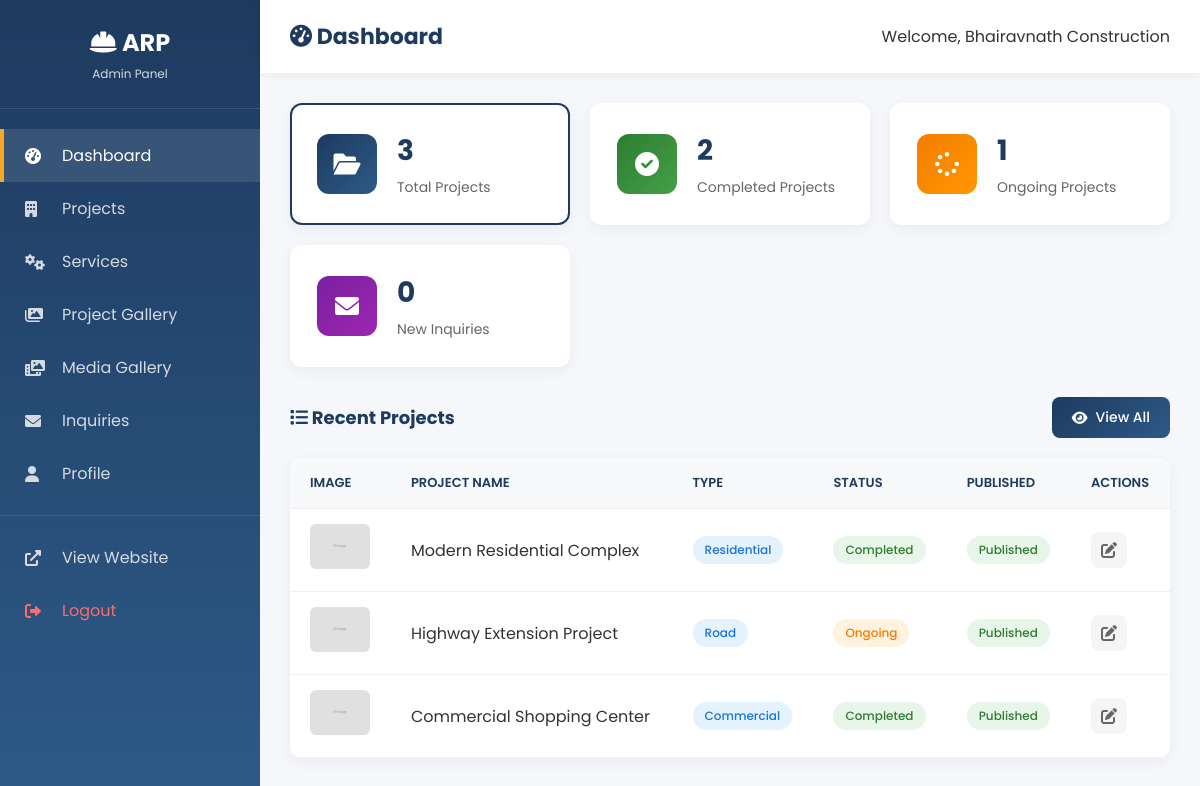
The page /admin/index.php (signed in) on the database its author committed.
### tables this page shows
CREATE TABLE IF NOT EXISTS projects (
    id INT AUTO_INCREMENT PRIMARY KEY,
    name VARCHAR(255) NOT NULL,
    project_type ENUM('Road', 'Residential', 'Commercial', 'Infrastructure') NOT NULL,
    location VARCHAR(255),
    duration VARCHAR(100),
    budget VARCHAR(100),
    description TEXT,
    status ENUM('Completed', 'Ongoing') DEFAULT 'Ongoing',
    is_published TINYINT(1) DEFAULT 1,
    created_at TIMESTAMP DEFAULT CURRENT_TIMESTAMP,
    updated_at TIMESTAMP DEFAULT CURRENT_TIMESTAMP ON UPDATE CURRENT_TIMESTAMP
);

### include/config.php (called while the page is built, shortened)
<?php
$is_replit = getenv('DATABASE_URL') !== false;
if ($is_replit) {
    $database_url = getenv('DATABASE_URL');
    $db_parts = parse_url($database_url);
    $db_host = $db_parts['host'];
    $db_port = $db_parts['port'] ?? 5432;
    $db_user = $db_parts['user'];
    $db_pass = $db_parts['pass'];
    $db_name = ltrim($db_parts['path'], '/');
    try {
        $pdo = new PDO(
            "pgsql:host=$db_host;port=$db_port;dbname=$db_name",
            $db_user,
            $db_pass,
            [PDO::ATTR_ERRMODE => PDO::ERRMODE_EXCEPTION]
        );
        $use_pdo = true;
        $con = null;
    } catch (PDOException $e) {
        $use_pdo = false;
        $con = null;
        $pdo = null;
    }
} else {
    $db_host = "localhost";
    $db_user = "root";
    $db_pass = "";
    $db_name = "bhairavnath_construction";
    $con = @mysqli_connect($db_host, $db_user, $db_pass, $db_name);
    $use_pdo = false;
    $pdo = null;
    if ($con) {
        mysqli_set_charset($con, "utf8mb4");
    }
}
function db_query($query) {
    global $con, $pdo, $use_pdo;
    if ($use_pdo) {
        try {
            return $pdo->query($query);
        } catch (PDOException $e) {
            return false;
        }
    } elseif ($con) {
        return mysqli_query($con, $query);
    }
    return false;
}
function db_fetch($result) {
    global $use_pdo;
    if ($use_pdo) {
        return $result->fetch(PDO::FETCH_ASSOC);
    } else {
        return mysqli_fetch_assoc($result);
    }
}
function getProjectCount($status = null) {
    if ($status) {
        $result = db_query("SELECT COUNT(*) as count FROM projects WHERE status = '$status'");
    } else {
        $result = db_query("SELECT COUNT(*) as count FROM projects");
    }
    $row = db_fetch($result);
    return $row['count'] ?? 0;
}
function getUnreadInquiries() {
    $result = db_query("SELECT COUNT(*) as count FROM inquiries WHERE is_read = 0");
    $row = db_fetch($result);
    return $row['count'] ?? 0;
}
?>

### admin/index.php (the view, shortened to what this page needs)
<?php
require_once '../include/config.php';
$total_projects = getProjectCount();
$completed_projects = getProjectCount('Completed');
$ongoing_projects = getProjectCount('Ongoing');
$unread_inquiries = getUnreadInquiries();
$filter = isset($_GET['filter']) ? $_GET['filter'] : 'all';
?>
<!DOCTYPE html>
<html lang="en">
<head>
    <link href="https://cdnjs.cloudflare.com/ajax/libs/font-awesome/6.0.0/css/all.min.css" rel="stylesheet">
    <link href="style.css" rel="stylesheet">
</head>
<body>
    <div class="admin-wrapper">
        <?php include 'sidebar.php'; ?>
        <main class="main-content">
            <header class="top-header">
                <h1><i class="fas fa-tachometer-alt"></i> Dashboard</h1>
                <div class="header-right">
                    <span>Welcome, <?php echo $_SESSION['admin_name'] ?? 'Admin'; ?></span>
                </div>
            </header>
            <div class="dashboard-content">
                <div class="stats-grid">
                    <a href="?filter=all" class="stat-card <?php echo $filter == 'all' ? 'active' : ''; ?>">
                        <div class="stat-icon"><i class="fas fa-folder-open"></i></div>
                        <div class="stat-info">
                            <h3><?php echo $total_projects; ?></h3>
                            <p>Total Projects</p>
                        </div>
                    </a>
                    <a href="?filter=Completed" class="stat-card completed <?php echo $filter == 'Completed' ? 'active' : ''; ?>">
                        <div class="stat-icon"><i class="fas fa-check-circle"></i></div>
                        <div class="stat-info">
                            <h3><?php echo $completed_projects; ?></h3>
                            <p>Completed Projects</p>
                        </div>
                    </a>
                    <a href="?filter=Ongoing" class="stat-card ongoing <?php echo $filter == 'Ongoing' ? 'active' : ''; ?>">
                        <div class="stat-icon"><i class="fas fa-spinner"></i></div>
                        <div class="stat-info">
                            <h3><?php echo $ongoing_projects; ?></h3>
                            <p>Ongoing Projects</p>
                        </div>
                    </a>
                    <a href="inquiries.php" class="stat-card inquiries">
                        <div class="stat-icon"><i class="fas fa-envelope"></i></div>
                        <div class="stat-info">
                            <h3><?php echo $unread_inquiries; ?></h3>
                            <p>New Inquiries</p>
                        </div>
                    </a>
                </div>
                <div class="section-header">
                    <h2><i class="fas fa-list"></i> Recent Projects</h2>
                    <a href="projects.php" class="btn btn-primary">
                        <i class="fas fa-eye"></i> View All
                    </a>
                </div>
                <div class="table-responsive">
                    <table class="data-table">
                        <thead>
                            <tr>
                                <th>Image</th>
                                <th>Project Name</th>
                                <th>Type</th>
                                <th>Status</th>
                                <th>Published</th>
                                <th>Actions</th>
                            </tr>
                        </thead>
                        <tbody>
                            <?php
                            $where = "";
                            $query = "SELECT p.*, (SELECT image_path FROM project_images WHERE project_id = p.id LIMIT 1) as image
                                      FROM projects p $where ORDER BY created_at DESC LIMIT 5";
                            $result = db_query($query);
                            while ($row = db_fetch($result)):
                            ?>
                            <tr>
                                <td>
                                    <img src="<?php echo $row['image'] ?: '../assets/images/placeholder.svg'; ?>"
                                         alt="Project" class="table-img">
                                </td>
                                <td><?php echo $row['name']; ?></td>
                                <td><span class="badge badge-info"><?php echo $row['project_type']; ?></span></td>
                                <td>
                                    <span class="badge <?php echo $row['status'] == 'Completed' ? 'badge-success' : 'badge-warning'; ?>">
                                        <?php echo $row['status']; ?>
                                    </span>
                                </td>
                                <td>
                                    <span class="badge <?php echo $row['is_published'] ? 'badge-success' : 'badge-secondary'; ?>">
                                        <?php echo $row['is_published'] ? 'Published' : 'Draft'; ?>
                                    </span>
                                </td>
                                <td>
                                    <a href="project-form.php?id=<?php echo $row['id']; ?>" class="btn-icon" title="Edit">
                                        <i class="fas fa-edit"></i>
                                    </a>
                                </td>
                            </tr>
                            <?php
                            endwhile;
                            ?>
                        </tbody>
                    </table>
                </div>
            </div>
        </main>
    </div>
</body>
</html>

### admin/style.css (style rules this page uses)
* { margin: 0; padding: 0; box-sizing: border-box; }
body { font-family: 'Poppins', sans-serif; background: #f5f7fa; color: #333; }
.admin-wrapper { display: flex; min-height: 100vh; }
.main-content { flex: 1; margin-left: 260px; padding: 0; }
.top-header { background: white; padding: 20px 30px; display: flex; justify-content: space-between; align-items: center; box-shadow: 0 2px 10px rgba(0,0,0,0.05); position: sticky; top: 0; z-index: 100; }
.top-header h1 { font-size: 22px; color: #1e3a5f; }
.header-right { display: flex; align-items: center; gap: 20px; }
.dashboard-content { padding: 30px; }
.stats-grid { display: grid; grid-template-columns: repeat(auto-fit, minmax(240px, 1fr)); gap: 20px; margin-bottom: 30px; }
.stat-card { background: white; padding: 25px; border-radius: 12px; display: flex; align-items: center; gap: 20px; box-shadow: 0 4px 15px rgba(0,0,0,0.05); text-decoration: none; color: inherit; transition: transform 0.3s, box-shadow 0.3s; border: 2px solid transparent; }
.stat-card.active { border-color: #1e3a5f; }
.stat-icon { width: 60px; height: 60px; border-radius: 12px; display: flex; align-items: center; justify-content: center; font-size: 24px; background: linear-gradient(135deg, #1e3a5f 0%, #2d5a87 100%); color: white; }
.stat-card.completed .stat-icon { background: linear-gradient(135deg, #2e7d32 0%, #43a047 100%); }
.stat-card.ongoing .stat-icon { background: linear-gradient(135deg, #f57c00 0%, #ff9800 100%); }
.stat-card.inquiries .stat-icon { background: linear-gradient(135deg, #7b1fa2 0%, #9c27b0 100%); }
.stat-info h3 { font-size: 28px; color: #1e3a5f; margin-bottom: 5px; }
.stat-info p { color: #666; font-size: 14px; }
.section-header { display: flex; justify-content: space-between; align-items: center; margin-bottom: 20px; }
.section-header h2 { font-size: 18px; color: #1e3a5f; }
.btn { display: inline-flex; align-items: center; gap: 8px; padding: 10px 20px; border-radius: 8px; text-decoration: none; font-weight: 500; font-size: 14px; cursor: pointer; border: none; transition: all 0.3s; }
.btn-primary { background: linear-gradient(135deg, #1e3a5f 0%, #2d5a87 100%); color: white; }
.btn-icon { width: 36px; height: 36px; border-radius: 8px; display: inline-flex; align-items: center; justify-content: center; background: #f5f5f5; color: #666; text-decoration: none; transition: all 0.3s; }
.table-responsive { background: white; border-radius: 12px; overflow: hidden; box-shadow: 0 4px 15px rgba(0,0,0,0.05); }
.data-table { width: 100%; border-collapse: collapse; }
.data-table th, .data-table td { padding: 15px 20px; text-align: left; border-bottom: 1px solid #f0f0f0; }
.data-table th { background: #f8f9fa; font-weight: 600; color: #1e3a5f; font-size: 13px; text-transform: uppercase; }
.table-img { width: 60px; height: 45px; object-fit: cover; border-radius: 6px; }
.badge { display: inline-block; padding: 5px 12px; border-radius: 20px; font-size: 12px; font-weight: 500; }
.badge-success { background: #e8f5e9; color: #2e7d32; }
.badge-warning { background: #fff3e0; color: #f57c00; }
.badge-info { background: #e3f2fd; color: #1976d2; }

### rows shown on the page
projects: name "Modern Residential Complex", project_type "Residential", status "Completed", is_published "Published"
projects: name "Highway Extension Project", project_type "Road", status "Ongoing", is_published "Published"
projects: name "Commercial Shopping Center", project_type "Commercial", status "Completed", is_published "Published"

### other values the page prints
$_SESSION['admin_name'] "Bhairavnath Construction"
$total_projects "3"
$completed_projects "2"
$ongoing_projects "1"
$unread_inquiries "0"
